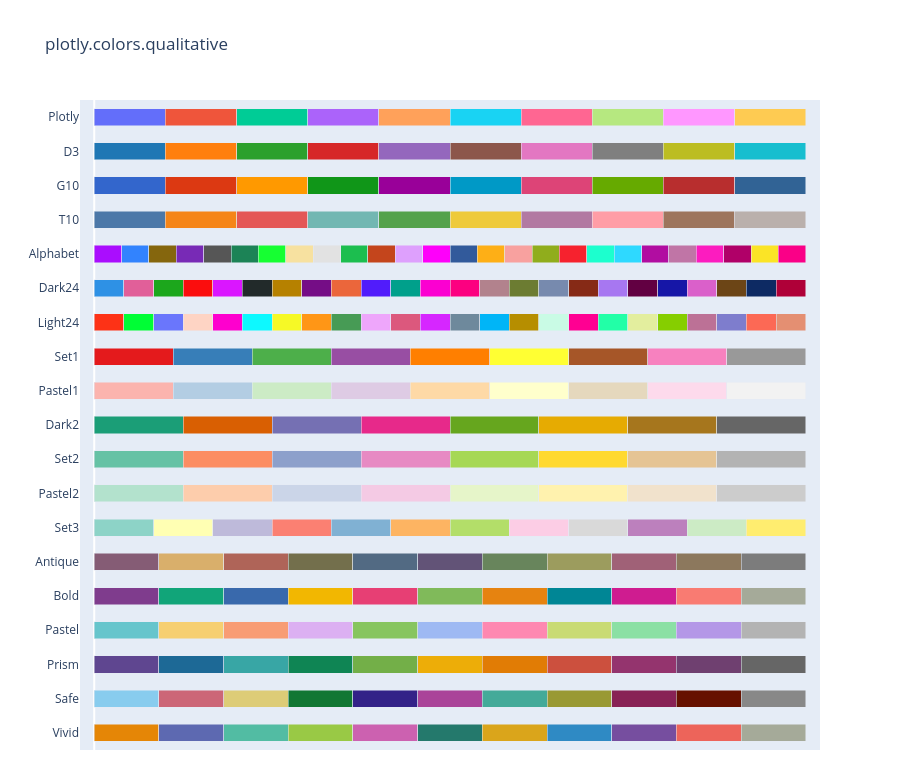

The notebook cell saved with this chart:
### Markdown cell above
---
## 6. Colours in Plotly

Plotly has built-in colour palettes for both discrete (categorical) and continuous data.

### Code cell
# Built-in discrete colour palettes (for categorical data)
fig = px.colors.qualitative.swatches()
fig.show()

### Figure 1 — Plotly figure (JSON) as saved in the notebook; plotly's stock layout.template omitted (floating-point values rounded to 4 significant figures)
{"data": [{"customdata": [0, 1, 2, 3, 4, 5, 6, 7, 8, 9, 10], "hovertemplate": "%{y}[%{customdata}] = %{marker.color}<extra></extra>", "marker": {"color": ["rgb(229, 134, 6)", "rgb(93, 105, 177)", "rgb(82, 188, 163)", "rgb(153, 201, 69)", "rgb(204, 97, 176)", "rgb(36, 121, 108)", "rgb(218, 165, 27)", "rgb(47, 138, 196)", "rgb(118, 78, 159)", "rgb(237, 100, 90)", "rgb(165, 170, 153)"]}, "orientation": "h", "type": "bar", "x": [1, 1, 1, 1, 1, 1, 1, 1, 1, 1, 1], "y": ["Vivid", "Vivid", "Vivid", "Vivid", "Vivid", "Vivid", "Vivid", "Vivid", "Vivid", "Vivid", "Vivid"]}, {"customdata": [0, 1, 2, 3, 4, 5, 6, 7, 8, 9, 10], "hovertemplate": "%{y}[%{customdata}] = %{marker.color}<extra></extra>", "marker": {"color": ["rgb(136, 204, 238)", "rgb(204, 102, 119)", "rgb(221, 204, 119)", "rgb(17, 119, 51)", "rgb(51, 34, 136)", "rgb(170, 68, 153)", "rgb(68, 170, 153)", "rgb(153, 153, 51)", "rgb(136, 34, 85)", "rgb(102, 17, 0)", "rgb(136, 136, 136)"]}, "orientation": "h", "type": "bar", "x": [1, 1, 1, 1, 1, 1, 1, 1, 1, 1, 1], "y": ["Safe", "Safe", "Safe", "Safe", "Safe", "Safe", "Safe", "Safe", "Safe", "Safe", "Safe"]}, {"customdata": [0, 1, 2, 3, 4, 5, 6, 7, 8, 9, 10], "hovertemplate": "%{y}[%{customdata}] = %{marker.color}<extra></extra>", "marker": {"color": ["rgb(95, 70, 144)", "rgb(29, 105, 150)", "rgb(56, 166, 165)", "rgb(15, 133, 84)", "rgb(115, 175, 72)", "rgb(237, 173, 8)", "rgb(225, 124, 5)", "rgb(204, 80, 62)", "rgb(148, 52, 110)", "rgb(111, 64, 112)", "rgb(102, 102, 102)"]}, "orientation": "h", "type": "bar", "x": [1, 1, 1, 1, 1, 1, 1, 1, 1, 1, 1], "y": ["Prism", "Prism", "Prism", "Prism", "Prism", "Prism", "Prism", "Prism", "Prism", "Prism", "Prism"]}, {"customdata": [0, 1, 2, 3, 4, 5, 6, 7, 8, 9, 10], "hovertemplate": "%{y}[%{customdata}] = %{marker.color}<extra></extra>", "marker": {"color": ["rgb(102, 197, 204)", "rgb(246, 207, 113)", "rgb(248, 156, 116)", "rgb(220, 176, 242)", "rgb(135, 197, 95)", "rgb(158, 185, 243)", "rgb(254, 136, 177)", "rgb(201, 219, 116)", "rgb(139, 224, 164)", "rgb(180, 151, 231)", "rgb(179, 179, 179)"]}, "orientation": "h", "type": "bar", "x": [1, 1, 1, 1, 1, 1, 1, 1, 1, 1, 1], "y": ["Pastel", "Pastel", "Pastel", "Pastel", "Pastel", "Pastel", "Pastel", "Pastel", "Pastel", "Pastel", "Pastel"]}, {"customdata": [0, 1, 2, 3, 4, 5, 6, 7, 8, 9, 10], "hovertemplate": "%{y}[%{customdata}] = %{marker.color}<extra></extra>", "marker": {"color": ["rgb(127, 60, 141)", "rgb(17, 165, 121)", "rgb(57, 105, 172)", "rgb(242, 183, 1)", "rgb(231, 63, 116)", "rgb(128, 186, 90)", "rgb(230, 131, 16)", "rgb(0, 134, 149)", "rgb(207, 28, 144)", "rgb(249, 123, 114)", "rgb(165, 170, 153)"]}, "orientation": "h", "type": "bar", "x": [1, 1, 1, 1, 1, 1, 1, 1, 1, 1, 1], "y": ["Bold", "Bold", "Bold", "Bold", "Bold", "Bold", "Bold", "Bold", "Bold", "Bold", "Bold"]}, {"customdata": [0, 1, 2, 3, 4, 5, 6, 7, 8, 9, 10], "hovertemplate": "%{y}[%{customdata}] = %{marker.color}<extra></extra>", "marker": {"color": ["rgb(133, 92, 117)", "rgb(217, 175, 107)", "rgb(175, 100, 88)", "rgb(115, 111, 76)", "rgb(82, 106, 131)", "rgb(98, 83, 119)", "rgb(104, 133, 92)", "rgb(156, 156, 94)", "rgb(160, 97, 119)", "rgb(140, 120, 93)", "rgb(124, 124, 124)"]}, "orientation": "h", "type": "bar", "x": [1, 1, 1, 1, 1, 1, 1, 1, 1, 1, 1], "y": ["Antique", "Antique", "Antique", "Antique", "Antique", "Antique", "Antique", "Antique", "Antique", "Antique", "Antique"]}, {"customdata": [0, 1, 2, 3, 4, 5, 6, 7, 8, 9, 10, 11], "hovertemplate": "%{y}[%{customdata}] = %{marker.color}<extra></extra>", "marker": {"color": ["rgb(141,211,199)", "rgb(255,255,179)", "rgb(190,186,218)", "rgb(251,128,114)", "rgb(128,177,211)", "rgb(253,180,98)", "rgb(179,222,105)", "rgb(252,205,229)", "rgb(217,217,217)", "rgb(188,128,189)", "rgb(204,235,197)", "rgb(255,237,111)"]}, "orientation": "h", "type": "bar", "x": [1, 1, 1, 1, 1, 1, 1, 1, 1, 1, 1, 1], "y": ["Set3", "Set3", "Set3", "Set3", "Set3", "Set3", "Set3", "Set3", "Set3", "Set3", "Set3", "Set3"]}, {"customdata": [0, 1, 2, 3, 4, 5, 6, 7], "hovertemplate": "%{y}[%{customdata}] = %{marker.color}<extra></extra>", "marker": {"color": ["rgb(179,226,205)", "rgb(253,205,172)", "rgb(203,213,232)", "rgb(244,202,228)", "rgb(230,245,201)", "rgb(255,242,174)", "rgb(241,226,204)", "rgb(204,204,204)"]}, "orientation": "h", "type": "bar", "x": [1, 1, 1, 1, 1, 1, 1, 1], "y": ["Pastel2", "Pastel2", "Pastel2", "Pastel2", "Pastel2", "Pastel2", "Pastel2", "Pastel2"]}, {"customdata": [0, 1, 2, 3, 4, 5, 6, 7], "hovertemplate": "%{y}[%{customdata}] = %{marker.color}<extra></extra>", "marker": {"color": ["rgb(102,194,165)", "rgb(252,141,98)", "rgb(141,160,203)", "rgb(231,138,195)", "rgb(166,216,84)", "rgb(255,217,47)", "rgb(229,196,148)", "rgb(179,179,179)"]}, "orientation": "h", "type": "bar", "x": [1, 1, 1, 1, 1, 1, 1, 1], "y": ["Set2", "Set2", "Set2", "Set2", "Set2", "Set2", "Set2", "Set2"]}, {"customdata": [0, 1, 2, 3, 4, 5, 6, 7], "hovertemplate": "%{y}[%{customdata}] = %{marker.color}<extra></extra>", "marker": {"color": ["rgb(27,158,119)", "rgb(217,95,2)", "rgb(117,112,179)", "rgb(231,41,138)", "rgb(102,166,30)", "rgb(230,171,2)", "rgb(166,118,29)", "rgb(102,102,102)"]}, "orientation": "h", "type": "bar", "x": [1, 1, 1, 1, 1, 1, 1, 1], "y": ["Dark2", "Dark2", "Dark2", "Dark2", "Dark2", "Dark2", "Dark2", "Dark2"]}, {"customdata": [0, 1, 2, 3, 4, 5, 6, 7, 8], "hovertemplate": "%{y}[%{customdata}] = %{marker.color}<extra></extra>", "marker": {"color": ["rgb(251,180,174)", "rgb(179,205,227)", "rgb(204,235,197)", "rgb(222,203,228)", "rgb(254,217,166)", "rgb(255,255,204)", "rgb(229,216,189)", "rgb(253,218,236)", "rgb(242,242,242)"]}, "orientation": "h", "type": "bar", "x": [1, 1, 1, 1, 1, 1, 1, 1, 1], "y": ["Pastel1", "Pastel1", "Pastel1", "Pastel1", "Pastel1", "Pastel1", "Pastel1", "Pastel1", "Pastel1"]}, {"customdata": [0, 1, 2, 3, 4, 5, 6, 7, 8], "hovertemplate": "%{y}[%{customdata}] = %{marker.color}<extra></extra>", "marker": {"color": ["rgb(228,26,28)", "rgb(55,126,184)", "rgb(77,175,74)", "rgb(152,78,163)", "rgb(255,127,0)", "rgb(255,255,51)", "rgb(166,86,40)", "rgb(247,129,191)", "rgb(153,153,153)"]}, "orientation": "h", "type": "bar", "x": [1, 1, 1, 1, 1, 1, 1, 1, 1], "y": ["Set1", "Set1", "Set1", "Set1", "Set1", "Set1", "Set1", "Set1", "Set1"]}, {"customdata": [0, 1, 2, 3, 4, 5, 6, 7, 8, 9, 10, 11, 12, 13, 14, 15, 16, 17, 18, 19, 20, 21, 22, 23], "hovertemplate": "%{y}[%{customdata}] = %{marker.color}<extra></extra>", "marker": {"color": ["#FD3216", "#00FE35", "#6A76FC", "#FED4C4", "#FE00CE", "#0DF9FF", "#F6F926", "#FF9616", "#479B55", "#EEA6FB", "#DC587D", "#D626FF", "#6E899C", "#00B5F7", "#B68E00", "#C9FBE5", "#FF0092", "#22FFA7", "#E3EE9E", "#86CE00", "#BC7196", "#7E7DCD", "#FC6955", "#E48F72"]}, "orientation": "h", "type": "bar", "x": [1, 1, 1, 1, 1, 1, 1, 1, 1, 1, 1, 1, 1, 1, 1, 1, 1, 1, 1, 1, 1, 1, 1, 1], "y": ["Light24", "Light24", "Light24", "Light24", "Light24", "Light24", "Light24", "Light24", "Light24", "Light24", "Light24", "Light24", "Light24", "Light24", "Light24", "Light24", "Light24", "Light24", "Light24", "Light24", "Light24", "Light24", "Light24", "Light24"]}, {"customdata": [0, 1, 2, 3, 4, 5, 6, 7, 8, 9, 10, 11, 12, 13, 14, 15, 16, 17, 18, 19, 20, 21, 22, 23], "hovertemplate": "%{y}[%{customdata}] = %{marker.color}<extra></extra>", "marker": {"color": ["#2E91E5", "#E15F99", "#1CA71C", "#FB0D0D", "#DA16FF", "#222A2A", "#B68100", "#750D86", "#EB663B", "#511CFB", "#00A08B", "#FB00D1", "#FC0080", "#B2828D", "#6C7C32", "#778AAE", "#862A16", "#A777F1", "#620042", "#1616A7", "#DA60CA", "#6C4516", "#0D2A63", "#AF0038"]}, "orientation": "h", "type": "bar", "x": [1, 1, 1, 1, 1, 1, 1, 1, 1, 1, 1, 1, 1, 1, 1, 1, 1, 1, 1, 1, 1, 1, 1, 1], "y": ["Dark24", "Dark24", "Dark24", "Dark24", "Dark24", "Dark24", "Dark24", "Dark24", "Dark24", "Dark24", "Dark24", "Dark24", "Dark24", "Dark24", "Dark24", "Dark24", "Dark24", "Dark24", "Dark24", "Dark24", "Dark24", "Dark24", "Dark24", "Dark24"]}, {"customdata": [0, 1, 2, 3, 4, 5, 6, 7, 8, 9, 10, 11, 12, 13, 14, 15, 16, 17, 18, 19, 20, 21, 22, 23, 24, 25], "hovertemplate": "%{y}[%{customdata}] = %{marker.color}<extra></extra>", "marker": {"color": ["#AA0DFE", "#3283FE", "#85660D", "#782AB6", "#565656", "#1C8356", "#16FF32", "#F7E1A0", "#E2E2E2", "#1CBE4F", "#C4451C", "#DEA0FD", "#FE00FA", "#325A9B", "#FEAF16", "#F8A19F", "#90AD1C", "#F6222E", "#1CFFCE", "#2ED9FF", "#B10DA1", "#C075A6", "#FC1CBF", "#B00068", "#FBE426", "#FA0087"]}, "orientation": "h", "type": "bar", "x": [1, 1, 1, 1, 1, 1, 1, 1, 1, 1, 1, 1, 1, 1, 1, 1, 1, 1, 1, 1, 1, 1, 1, 1, 1, 1], "y": ["Alphabet", "Alphabet", "Alphabet", "Alphabet", "Alphabet", "Alphabet", "Alphabet", "Alphabet", "Alphabet", "Alphabet", "Alphabet", "Alphabet", "Alphabet", "Alphabet", "Alphabet", "Alphabet", "Alphabet", "Alphabet", "Alphabet", "Alphabet", "Alphabet", "Alphabet", "Alphabet", "Alphabet", "Alphabet", "Alphabet"]}, {"customdata": [0, 1, 2, 3, 4, 5, 6, 7, 8, 9], "hovertemplate": "%{y}[%{customdata}] = %{marker.color}<extra></extra>", "marker": {"color": ["#4C78A8", "#F58518", "#E45756", "#72B7B2", "#54A24B", "#EECA3B", "#B279A2", "#FF9DA6", "#9D755D", "#BAB0AC"]}, "orientation": "h", "type": "bar", "x": [1, 1, 1, 1, 1, 1, 1, 1, 1, 1], "y": ["T10", "T10", "T10", "T10", "T10", "T10", "T10", "T10", "T10", "T10"]}, {"customdata": [0, 1, 2, 3, 4, 5, 6, 7, 8, 9], "hovertemplate": "%{y}[%{customdata}] = %{marker.color}<extra></extra>", "marker": {"color": ["#3366CC", "#DC3912", "#FF9900", "#109618", "#990099", "#0099C6", "#DD4477", "#66AA00", "#B82E2E", "#316395"]}, "orientation": "h", "type": "bar", "x": [1, 1, 1, 1, 1, 1, 1, 1, 1, 1], "y": ["G10", "G10", "G10", "G10", "G10", "G10", "G10", "G10", "G10", "G10"]}, {"customdata": [0, 1, 2, 3, 4, 5, 6, 7, 8, 9], "hovertemplate": "%{y}[%{customdata}] = %{marker.color}<extra></extra>", "marker": {"color": ["#1F77B4", "#FF7F0E", "#2CA02C", "#D62728", "#9467BD", "#8C564B", "#E377C2", "#7F7F7F", "#BCBD22", "#17BECF"]}, "orientation": "h", "type": "bar", "x": [1, 1, 1, 1, 1, 1, 1, 1, 1, 1], "y": ["D3", "D3", "D3", "D3", "D3", "D3", "D3", "D3", "D3", "D3"]}, {"customdata": [0, 1, 2, 3, 4, 5, 6, 7, 8, 9], "hovertemplate": "%{y}[%{customdata}] = %{marker.color}<extra></extra>", "marker": {"color": ["#636EFA", "#EF553B", "#00CC96", "#AB63FA", "#FFA15A", "#19D3F3", "#FF6692", "#B6E880", "#FF97FF", "#FECB52"]}, "orientation": "h", "type": "bar", "x": [1, 1, 1, 1, 1, 1, 1, 1, 1, 1], "y": ["Plotly", "Plotly", "Plotly", "Plotly", "Plotly", "Plotly", "Plotly", "Plotly", "Plotly", "Plotly"]}], "layout": {"bargap": 0.5, "barmode": "stack", "barnorm": "fraction", "height": 760, "margin": {"b": 10}, "showlegend": false, "title": {"text": "plotly.colors.qualitative"}, "xaxis": {"range": [-0.02, 1.02], "showgrid": false, "showticklabels": false}}}
